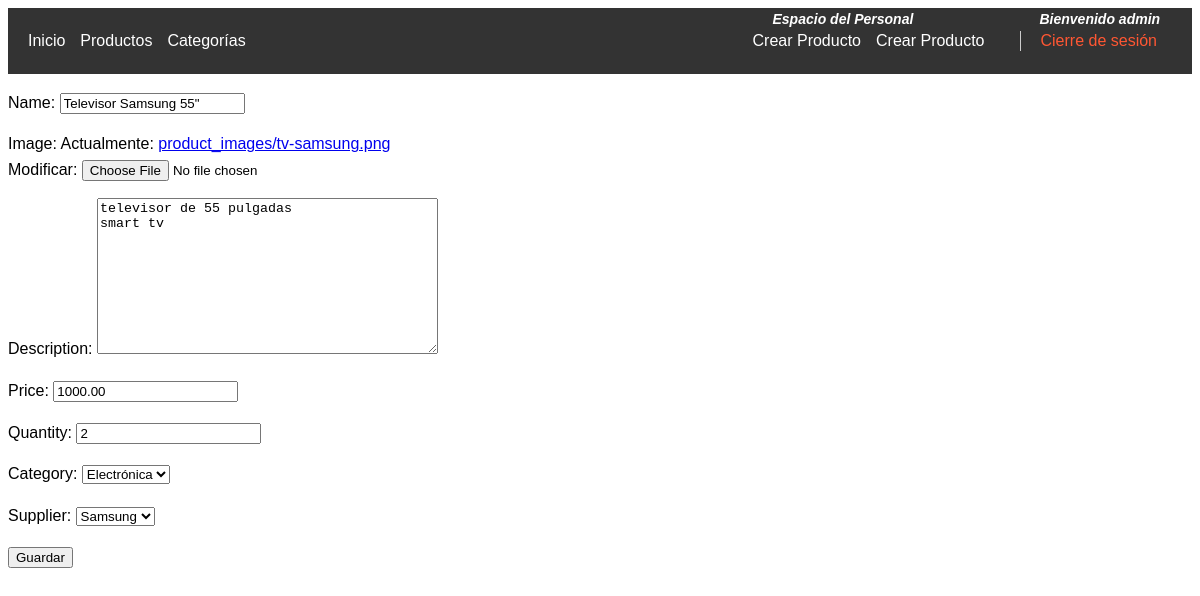
Page /store/product/2/update/ (signed in) on the committed database.
### store/models/Product.py (models this page shows, shortened)
class Product(models.Model):
    name = models.CharField(max_length=100)
    image = models.ImageField(upload_to='product_images/', default='product_images/default.png')
    description = models.TextField()
    price = models.DecimalField(max_digits=10, decimal_places=2)
    quantity = models.PositiveIntegerField()
    category = models.ForeignKey(Category, on_delete=models.CASCADE)
    supplier = models.ForeignKey(Supplier, on_delete=models.CASCADE)

### store/models/Category.py (models this page shows, shortened)
class Category(models.Model):
    name = models.CharField(max_length=100)
    description = models.TextField()
    created_at = models.DateTimeField(auto_now_add=True)
    updated_at = models.DateTimeField(auto_now=True)
    def __str__(self):
        return self.name

### store/models/Supplier.py (models this page shows)
class Supplier(models.Model):
    name = models.CharField(max_length=100)
    address = models.CharField(max_length=200)
    contact_person = models.CharField(max_length=100)
    email = models.EmailField()
    phone_number = models.CharField(max_length=20)
    created_at = models.DateTimeField(auto_now_add=True)
    updated_at = models.DateTimeField(auto_now=True)
    def __str__(self):
        return self.name

### store/views.py (the view)
# urls.py: path('product/<int:pk>/update/', views.ProductUpdate.as_view(), name='product_update'),
class ProductUpdate(PermissionRequiredMixin, UpdateView):
    model = Product
    fields = '__all__'
    permission_required = 'catalog.can_mark_returned'

### store/templates/store/product_form.html (shortened to what this page needs)
{% extends "base_generic.html" %}
{% block content %}
<form method="post" enctype="multipart/form-data">
    {{ form.as_p }}
    <button type="submit">Guardar</button>
</form>
{% endblock %}

### store/templates/base_generic.html (shortened to what this page needs)
<!DOCTYPE html>
<html lang="en">
<head>
    {% load static %}
    <link rel="stylesheet" href="{% static 'css/styles.css' %}" />
    <link rel="stylesheet" href="{% static 'css/body.css' %}" />
    <link rel="stylesheet" href="{% static 'css/navbar.css' %}" />
</head>
<body>
    <nav class="main-nav">
        <div class="left-links">
            <a href="{% url 'index' %}">Inicio</a>
            <a href="{% url 'products' %}">Productos</a>
            <a href="{% url 'categorys' %}">Categorías</a>
        </div>
        <div class="right-links">
            <div class="personal-space">
            {% if user.is_staff %}
                <span class="msg">Espacio del Personal</span>
                {% if perms.catalog.can_mark_returned %}
                    <a href="{% url 'product_create' %}?next={{ request.path }}">Crear Producto </a>
                    <a href="{% url 'product_create' %}?next={{ request.path }}">Crear Producto </a>
                {% endif %}
            {% endif %}
            </div>
            <div class="user-links">
            {% if user.is_authenticated %}
                <span class="msg">Bienvenido {{ user.get_username }}</span>
                <a class="logout-link" href="{% url 'logout' %}?next={{ request.path }}">Cierre de sesión </a>
            {% else %}
                <a href="{% url 'login' %}?next={{ request.path }}">Inicio de sesión</a>
                <a href="{% url 'register' %}">Registrarse</a>
            {% endif %}
            </div>
        </div>
    </nav>
    {% block content %}{% endblock %}
</body>
</html>

### store/static/css/body.css (style rules this page uses)
body { font-family: Arial, sans-serif; font-size: 16px; line-height: 1.6; }

### store/static/css/navbar.css (style rules this page uses)
nav.main-nav { display: flex; justify-content: space-between; background-color: #333; color: #fff; padding: 20px; position: relative; }
div.left-links { display: flex; align-items: center; }
div.right-links { display: flex; align-items: center; position: relative; }
nav.main-nav a { color: #fff; text-decoration: none; margin-right: 15px; }
nav span { font-weight: bold; margin-right: 5px; }
nav a.logout-link { color: #ff5733; }
span.msg { position: absolute; top: -20px; font-size: 14px; margin-left: 20px; font-style: italic; }
div.personal-space { display: flex; align-items: center; margin-right: 20px; }
div.user-links { display: flex; align-items: center; }
div.user-links::before { content: ""; border-right: 1px solid #ccc; height: 20px; margin-right: 20px; }

### rows in the picture
Product: name "Televisor Samsung 55\"", description "televisor de 55 pulgadas smart tv", price "1000.00", quantity "2", category "Electrónica", supplier "Samsung"

### other values in the picture
{{ user.get_username }} "admin"
